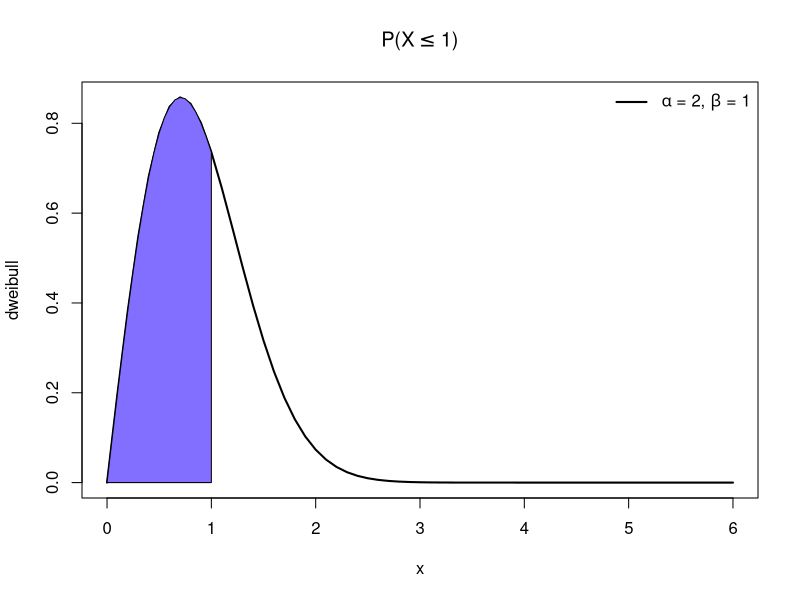
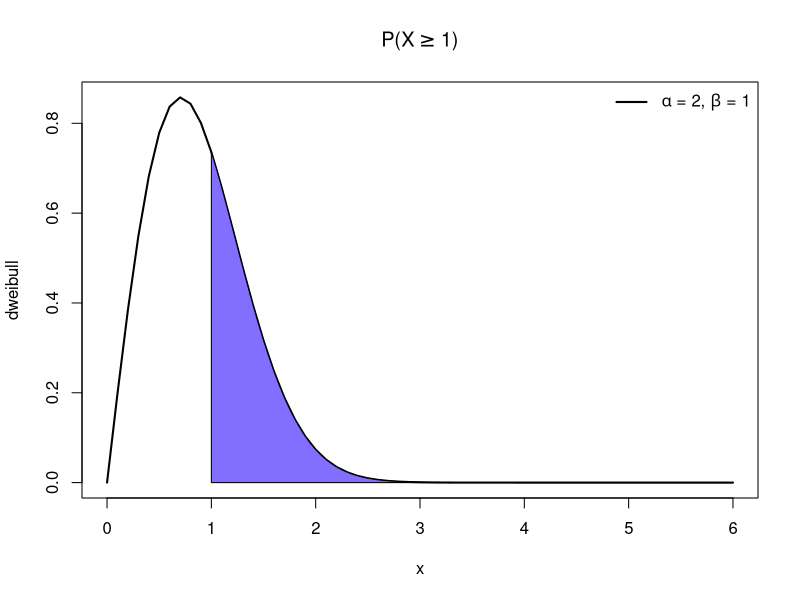
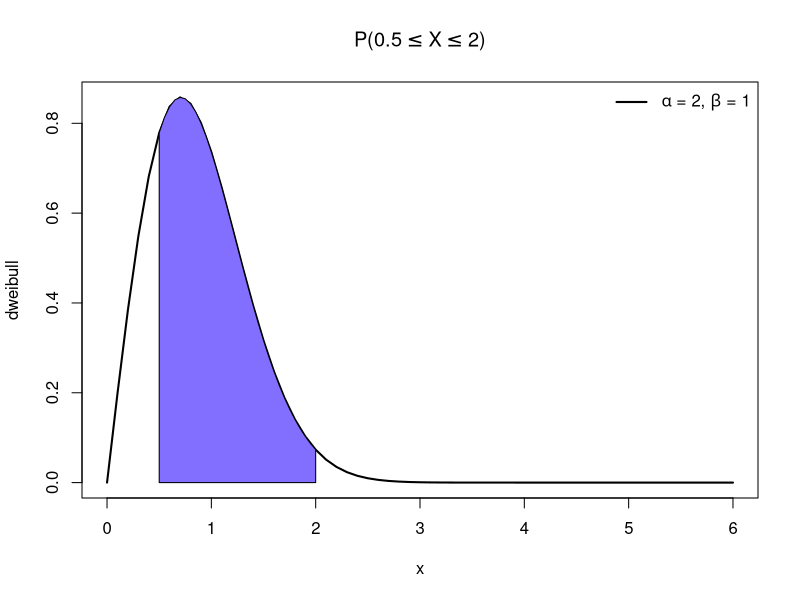
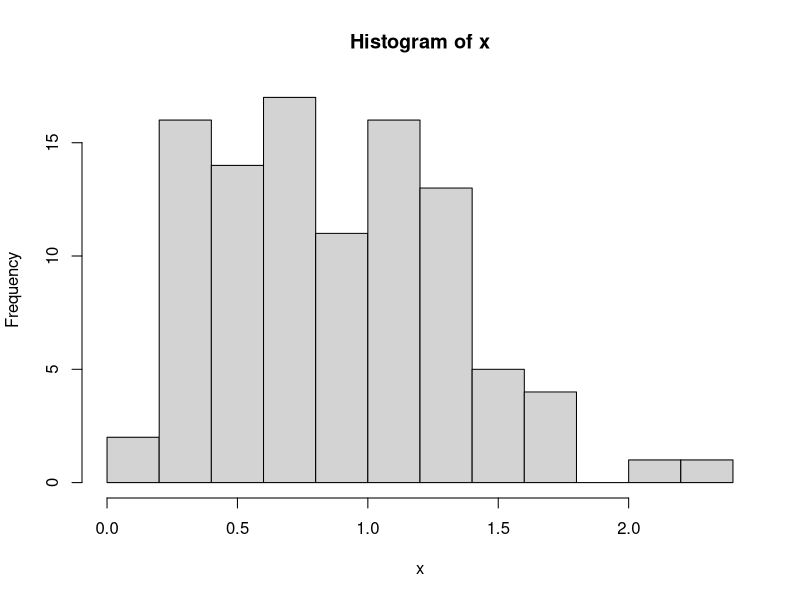
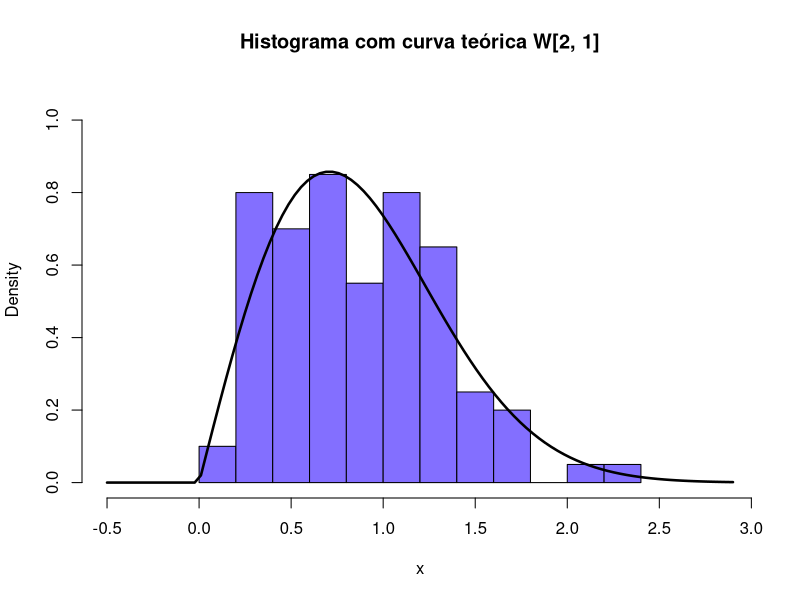
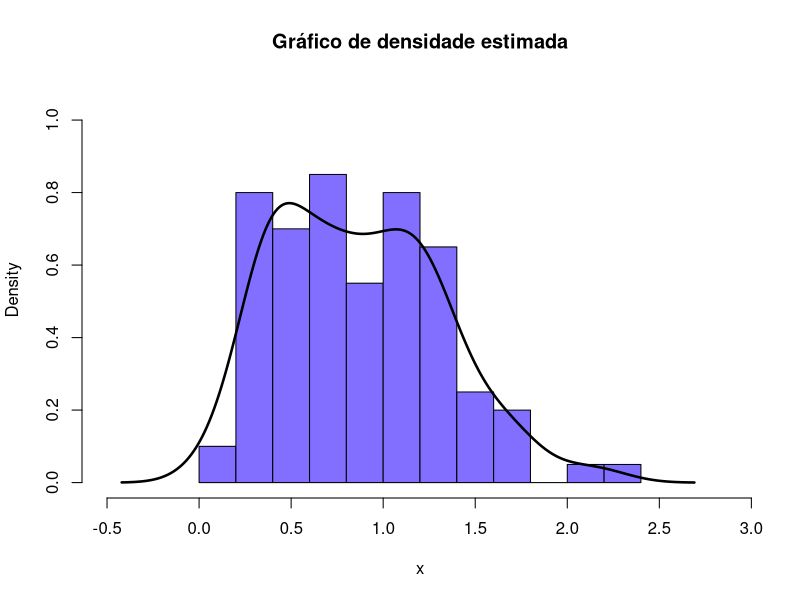

Generate these figures, in order, with R:
## ---- chunk 1
knitr::opts_chunk$set(echo = TRUE)
## ---- chunk 2
quantil = 1
shape = 2
## ---- chunk 3
cat('f(1, 2, 1) = ', dweibull(quantil, shape))
## ---- chunk 4
x = seq(0, 6, by = 0.1)
plot(x, dweibull(x, shape), type = 'l', ylab = 'dweibull', lwd = 2, main = expression(paste('P(X', phantom()<= 1, ')')))
polygon(x = c(0, seq(0, quantil, by = 0.05), quantil), y = c(0, dweibull(seq(0, quantil, by = 0.05), shape), 0), col = 'SlateBlue1')
legend("topright", legend = c(expression(paste(alpha, ' = 2, ', beta, ' = 1'))), lty=1, col=c('black'), lwd=2, bty="n")
## ---- chunk 5
cat('P(X <= 1) = ', pweibull(quantil, shape))
## ---- chunk 6
plot(x, dweibull(x, shape), type = 'l', ylab = 'dweibull', lwd = 2, main = expression(paste('P(X', phantom()>= 1, ')')))
polygon(x = c(quantil, seq(quantil, 6, by = 0.05), 6), y = c(0, dweibull(seq(quantil, 6, by = 0.05), shape), 0), col = 'SlateBlue1')
legend("topright", legend = c(expression(paste(alpha, ' = 2, ', beta, ' = 1'))), lty=1, col=c('black'), lwd=2, bty="n")
## ---- chunk 7
cat('P(X >= 1) = ', pweibull(quantil, shape, lower.tail = FALSE))
## ---- chunk 8
plot(x, dweibull(x, shape), type = 'l', ylab = 'dweibull', lwd = 2, main = expression(paste('P(', 0.5 <= X,
                       phantom()<= 2, ')')))
polygon(x = c(0.5, seq(0.5, 2, by = 0.05), 2), y = c(0, dweibull(seq(0.5, 2, by = 0.05), shape), 0), col = 'SlateBlue1')
legend("topright", legend = c(expression(paste(alpha, ' = 2, ', beta, ' = 1'))), lty=1, col=c('black'), lwd=2, bty="n")
## ---- chunk 9
cat('P(X <= x) = 0.95\n', 'x = ', qweibull(0.95, shape))
## ---- chunk 10
x = rweibull(100, shape)
## ---- chunk 11
y = hist(x)
lim.y = c(0, max(y$density) + max(y$density)/4)
lim.x = c(min(y$breaks) - 0.5, max(y$breaks) + 0.5)
## ---- chunk 12
hist(x, probability = TRUE, main = "Histograma com curva teórica W[2, 1]", col = "SlateBlue1", xlim = lim.x, ylim = lim.y) 
curve(dweibull(x, 2), add=T, lwd = 2.5)

hist(x, freq = F, main = "Gráfico de densidade estimada", col = "SlateBlue1", xlim = lim.x, ylim = lim.y)
lines(density(x), lwd = 2.5)
